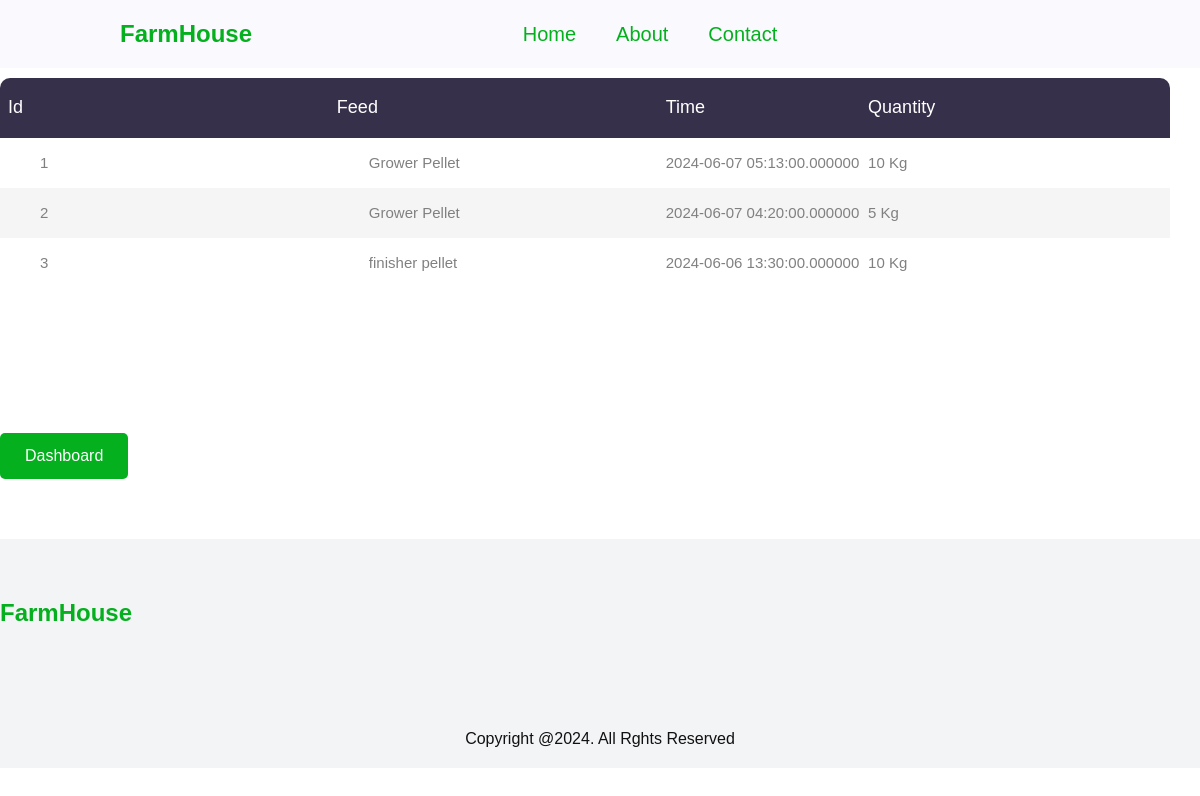
Page /staff/s_sche.php (signed in) on the committed database.
### tables this page shows
CREATE TABLE `feed_schedule` (
  `id` int(11) NOT NULL,
  `feed` varchar(100) NOT NULL,
  `feed_time` datetime(6) NOT NULL,
  `quantity` int(30) NOT NULL
);

### staff/s_sche.php (the view, shortened to what this page needs)
<?php
require_once "../config.php";
$sql = " SELECT id, feed,  quantity, feed_time from feed_schedule";
$stmt =  mysqli_prepare($link, $sql);
if($stmt) {
    mysqli_stmt_execute($stmt);
    $result  = mysqli_stmt_get_result($stmt);
    $farm = [];
    if ($result) {
        while ($row = mysqli_fetch_assoc($result)) {
            $farm[] = $row;
        }
    }
    else {
        echo "error" . mysqli_error($link);
    }
}
?>
<!DOCTYPE html>
<html lang="en">
<head>
    <link rel="stylesheet" href="../style.css">
</head>
<body>
    <header>
        <a href="" class="logo">
            <h2>FarmHouse </h2>
        </a>
        <ul class="navmenu">
            <li><a href="../index.html">Home</a></li>
            <li><a href="">About</a></li>
            <li><a href="">Contact</a></li>
        </ul>
        <div class="nav-icon">
        <a href=""><i class="fa-solid fa-film"></i></a>
        </div>
    </header>
    <h4>Welcome Farmer <b><?php echo isset($_SESSION["email"]) ? htmlspecialchars($_SESSION["email"]) : "Unknown"; ?></b></h4>
<section>
        <div class="limiter">
            <div class="container-table100">
                <div class="wrap-table100">
                    <div class="table100">
                        <table>
                            <thead>
                            <tr class="table100-head">
                                    <th>Id</th>
                                    <th>Feed </th>
                                    <th>Time</th>
                                    <th>Quantity</th>
                                </tr>
                            </thead>
                            <tbody>
                            <?php foreach($farm as $rows): ?>
                                <tr>
                                <td class="column1"> <?php echo ($rows['id']); ?></td>
                                <td class="column1"> <?php echo ($rows['feed']); ?></td>
                                <td class="column2"> <?php echo ($rows['feed_time']); ?></td>
                                <td class="column3"> <?php echo ($rows['quantity']); ?> Kg</td>
                            </tr>
                            <?php endforeach; ?>
                            </tbody>
                        </table>
                    </div>
                </div>
            </div>
        </div>
    </section>
    <section>
<a href="staff_board.php">
    <button class="formbold-btn">Dashboard</button>
</a>
</section>
    <section class="contact">
        <div class="contact-info">
            <div class="first-info">
                <a href="" class="logo">
                    <h2>FarmHouse</h2>
                </a>
                <div class="social-icon">
                    <a href=""><i class="fa-brands fa-facebook"></i></a>
                    <a href=""><i class="fa-brands fa-twitter"></i></a>
                    <a href=""><i class="fa-brands fa-instagram"></i></a>
                    <a href=""><i class="fa-brands fa-tiktok"></i></a>
                </div>
            </div>
    </section>
    <div class="end-text">
        <p> Copyright @2024. All Rghts Reserved</p>
    </div>
</body>
</html>

### style.css (style rules this page uses)
* { padding: 0; margin: 0; box-sizing: border-box; scroll-behavior: smooth; font-family: "Jost", sans-serif; list-style: none; text-decoration: none; }
:root { --pri-1: #efefef; --sec-1: #04041b; --ter-1: #f9f9fe #0000ee; }
header { position: fixed; width: 100%; top: 0; right: 0; z-index: 1000; display: flex; align-items: center; justify-content: space-between; padding: 20px 10%; background: #f9f9fe; }
.logo h2 { max-width: 120px; height: auto; color: #04b01d; }
.navmenu { display: flex; }
.navmenu a { color: #04b01d; font-size: 20px; text-transform: capitalize; padding: 10px 20px; font-weight: 400; transition: all .42s ease; }
.nav-icon { display: flex; align-items: center; justify-content: space-between; }
section { padding: 5% 10%; }
.contact { background-color: #f3f4f6; }
.contact-info { display: grid; grid-template-columns: repeat(auto-fit, minmax(60px, auto)); gap: 3rem; }
.first-info a { width: 140px; height: auto; }
.end-text { background-color: #f3f4f6; text-align: center; padding: 20px; }
.end-text p { color: #111; text-transform: capitalize; }
.limiter { width: 100%; margin: 0 auto; }
.wrap-table100 { width:1170px; }
table { border-spacing: 1; border-collapse: collapse; background-color: #fff; border-radius: 10px; overflow: hidden; width: 100%; margin: 0 auto; position: relative; }
table * { position: relative; }
table td, table th { padding-left: 8px; }
table thead tr { height: 60px; background: #36304a; }
table tbody tr { height: 50px; }
table tbody tr:last-child { border: 0; }
table td, table th { text-align: left; }
.table100-head th { font-size:18px;color:#fff; line-height:1.2; font-weight:unset; }
tbody tr:nth-child(even) { background-color:#f5f5f5; }
tbody tr { font-size:15px; color:gray; line-height:1.2; font-weight:unset; }
.column1 { width:260px; padding-left:40px; }
.column2 { width:160px; }
.column3 { width:245px; }
.formbold-btn { font-size: 16px; border-radius: 5px; padding: 14px 25px; border: none; font-weight: 500; background-color: #04b01d; color: white; cursor: pointer; margin-top: 25px; }
a, a:hover, a:focus, a:active { text-decoration: none; outline: none; }
a, a:active, a:focus { color: #6f6f6f; text-decoration: none; transition-timing-function: ease-in-out; -ms-transition-timing-function: ease-in-out; -moz-transition-timing-function: ease-in-out; -webkit-transition-timing-function: ease-in-out; -o-transition-timing-function: ease-in-out; transition-duration: .2s; -ms-transition-duration: .2s; -moz-transition-duration: .2s; -webkit-transition-duration: .2s; -o-transition-duration: .2s; }
ul { margin: 0; padding: 0; list-style: none; }
section { padding: 60px 0; }

### rows in the picture
feed_schedule: id "1", feed "Grower Pellet", feed_time "2024-06-07 05:13:00.000000", quantity "10"
feed_schedule: id "2", feed "Grower Pellet", feed_time "2024-06-07 04:20:00.000000", quantity "5"
feed_schedule: id "3", feed "finisher pellet", feed_time "2024-06-06 13:30:00.000000", quantity "10"
